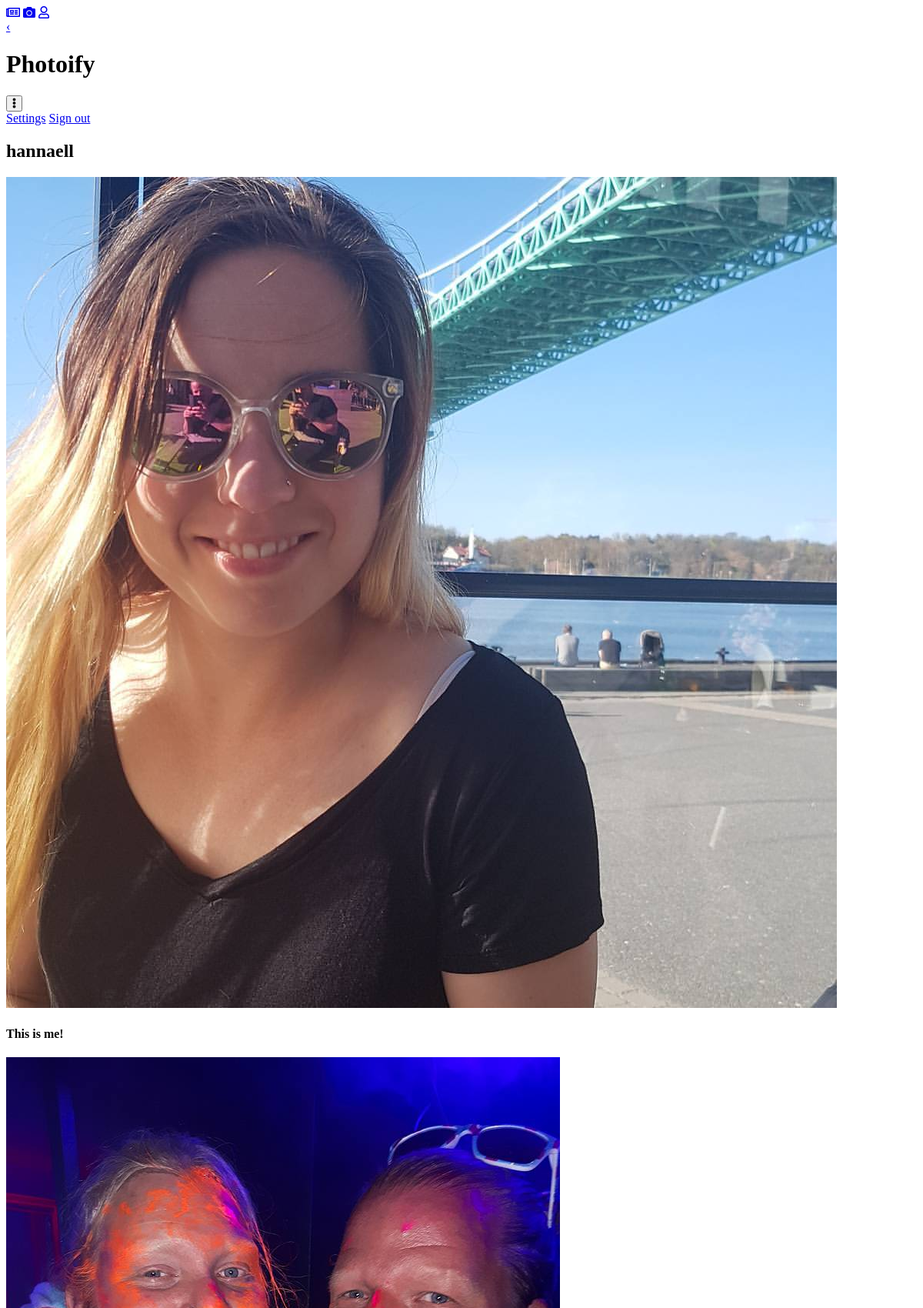
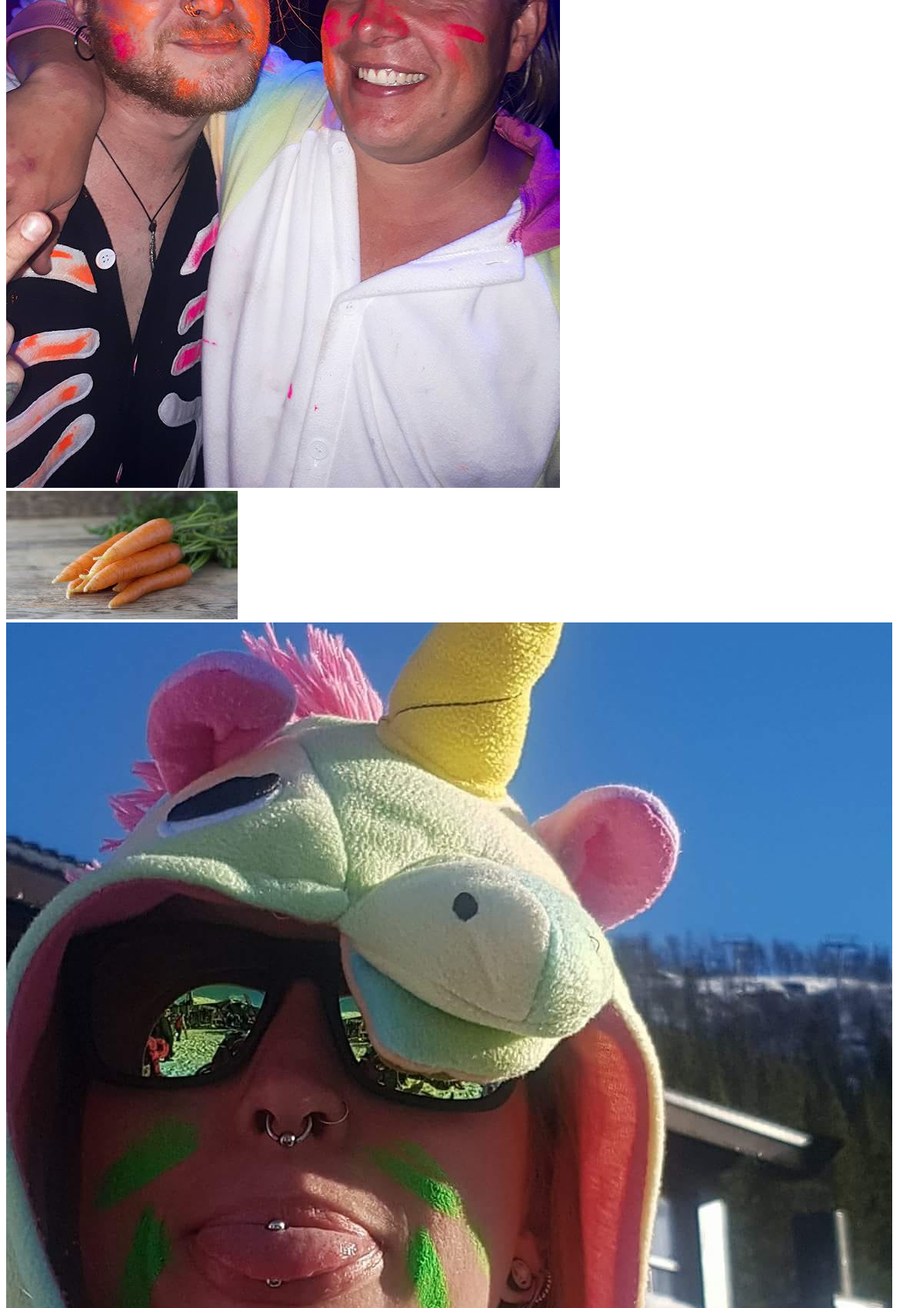
Screenshot of /profileuser.php?user_id=22 (signed in, upper part) with the database file from the repository (2 pictures, top to bottom).
### tables this page shows
CREATE TABLE "users" (
	`id`	INTEGER NOT NULL PRIMARY KEY AUTOINCREMENT UNIQUE,
	`first_name`	TEXT NOT NULL,
	`last_name`	TEXT NOT NULL,
	`email`	TEXT NOT NULL,
	`password`	TEXT NOT NULL,
	`created_at`	TEXT NOT NULL,
	`updated_at`	TEXT,
	`username`	TEXT NOT NULL,
	`profile_picture`	BLOB,
	`biography`	TEXT
);

CREATE TABLE "posts" (
	`id`	INTEGER NOT NULL PRIMARY KEY AUTOINCREMENT UNIQUE,
	`user_id`	INTEGER NOT NULL,
	`content`	BLOB NOT NULL,
	`description`	TEXT NOT NULL,
	`created_at`	TEXT NOT NULL,
	`updated_at`	TEXT
);

### profileuser.php (the view, shortened to what this page needs)
<?php
require __DIR__.'/views/header.php';
$userId = filter_var($_GET['user_id'], FILTER_SANITIZE_STRING);
$statement = $pdo->prepare(
    "SELECT p.id as post_id, p.content, p.description, p.created_at, p.updated_at,
    u.username, u.biography, u.id as user_id, u.profile_picture
    FROM posts p INNER JOIN users u WHERE u.id = p.user_id AND u.id = :user_id"
    );
    $statement->bindParam(':user_id', $userId, PDO::PARAM_INT);
    $statement->execute();
    $posts = $statement->fetchAll(PDO::FETCH_ASSOC);
    $posts = array_reverse($posts);
?>
<?php if (isset($_SESSION['logedin'])): ?>
    <div class="userProfile">
        <h2 class="usernameProfile"><?php echo $posts[0]['username']; ?></h2>
        <img class="profilepictureProfile" src="/app/images/<?php echo $posts[0]['profile_picture']; ?>" alt="BILD">
        <h4 class="bioProfile"><?php echo $posts[0]['biography']; ?></h4>
    </div>
    <div class="feeedProfile">
        <?php foreach ($posts as $post): ?>
            <?php
                $postId = $post['post_id'];
            ?>
            <div class="photoDiv">
                <a href="/comments.php?post_id=<?= $postId?>">
                    <img class="photoProfile" src="/app/images/<?php echo $post['content']; ?>" alt="Image">
                </a>
            </div>
        <?php endforeach; ?>
    </div>
<?php else: redirect('/login.php'); ?>
<?php endif; ?>
<?php require __DIR__.'/views/footer.php'; ?>

### rows the page displays
users: username "hannaell", profile_picture (picture), biography "This is me!"
posts: content (picture)
posts: content (picture)
posts: content (picture)
